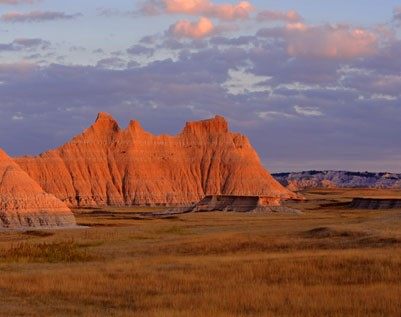
#> input picture c.jpg, 401 x 317 px
$ jupyter execute --allow-errors Panorama.ipynb
#> lines starting #> are read from the running program, lines starting #| are printed output that depends on the picture
#> (a cell that did not finish here is left out)

[cell 2]
import cv2
import numpy as np
from google.colab.patches import cv2_imshow
import random

[cell 3]
def run_sift(img):
  im_gray = cv2.cvtColor(img,cv2.COLOR_BGR2GRAY)
  sift = cv2.xfeatures2d.SIFT_create()
  kp , dest = sift.detectAndCompute(img,None)
  kp_img = cv2.drawKeypoints(im_gray,kp,None)
  return kp_img,kp,dest

[cell 4]
def match(dest1,dest2):
  bf = cv2.BFMatcher()
  matches = bf.knnMatch(dest1,dest2,k=2)
  matches = sorted(matches,key=lambda x:x[0].distance/x[1].distance)
  mymatch=[]
  for i,j in matches:
    if i.distance < 0.75 * j.distance:
      mymatch.append(i)
  return mymatch

[cell 5]
def getPerspectiveTransformMatrix(p1, p2):
    matrixIndex = 0
    #A = np.zeros((8, 9))

    A=[]

    # print(p1)
    # print(p1[0][1])
    # print(p2)
    for i in range(0, len(p1)):
        # [14 lines of commented-out code are left out]

        x, y = p1[i][0], p1[i][1]
        u, v = p2[i][0], p2[i][1]
        A.append([x, y, 1, 0, 0, 0, -u*x, -u*y, -u])
        A.append([0, 0, 0, x, y, 1, -v*x, -v*y, -v])
    A = np.asarray(A)
    U, s, V = np.linalg.svd(A)
    L = V[-1:]/V[-1,-1]
    matrix = L.reshape(3, 3)
    return matrix

[cell 6]
def fitHomoMat(pointB,pointA):

        dstPoints = pointA
        srcPoints = pointB

        # RANSAC algorithm, selecting the best fit homography
        NumSample = len(pointA)
        threshold = 5.0
        NumIter = 8000
        NumRamdomSubSample = 4
        MaxInlier = 0
        Best_H = None

        for run in range(NumIter):
            SubSampleIdx = random.sample(range(NumSample), NumRamdomSubSample) # get the Index of ramdom sampling
            H = getPerspectiveTransformMatrix(srcPoints[SubSampleIdx], dstPoints[SubSampleIdx])

            # find the best Homography have the the maximum number of inlier
            NumInlier = 0
            for i in range(NumSample):
                if i not in SubSampleIdx:
                    concateCoor = np.hstack((srcPoints[i], [1]))
                    dstCoor = H @ concateCoor.T
                    if dstCoor[2] <= 1e-8:
                        continue
                    dstCoor = dstCoor / dstCoor[2]
                    if (np.linalg.norm(dstCoor[:2] - dstPoints[i]) < threshold):
                        NumInlier = NumInlier + 1
            if (MaxInlier < NumInlier):
                MaxInlier = NumInlier
                Best_H = H

        #print("The Number of Maximum Inlier:", MaxInlier)

        return Best_H

[cell 7]
def alignimg(im1,im2,kp1,kp2,myMatch):
  pointA = np.float32([kp1[i.queryIdx].pt for i in myMatch]).reshape(-1,1,2)
  pointB = np.float32([kp2[i.trainIdx].pt for i in myMatch]).reshape(-1,1,2)

  #H,mask = cv2.findHomography(pointA,pointB,cv2.RANSAC)

  pointA = np.float32([kp1[i.queryIdx].pt for i in myMatch]).reshape(-1,2)
  pointB = np.float32([kp2[i.trainIdx].pt for i in myMatch]).reshape(-1,2)

  H,mask = cv2.findHomography(pointA,pointB,cv2.RANSAC)

  my1H = fitHomoMat(pointA,pointB)
  myH = getPerspectiveTransformMatrix(pointA,pointB)
  #M = cv2.getAffineTransform(pointA,pointB)
  print(H)
  print(myH)
  print(my1H)
  result = cv2.warpPerspective(im2,my1H,(im2.shape[1]+im1.shape[1],im2.shape[0]))
  #cv2_imshow(result)
  result[0:im1.shape[0],0:im1.shape[1]] = im1
  return result

[cell 8]
#right
im2 = cv2.imread('./c.jpg')
#> im2 is the input picture: shape (317, 401, 3); mean B, G, R 93.5, 100.8, 137.5
#left
im1 = cv2.imread('./b.jpg')
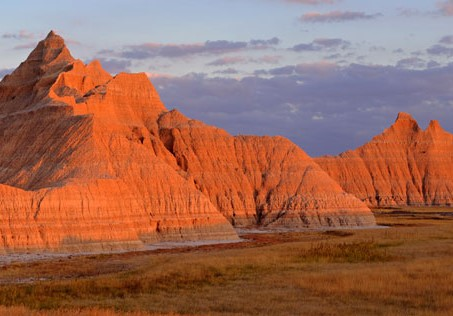
#> input picture b.jpg, 453 x 316 px
#> im1 is the input picture: shape (316, 453, 3); mean B, G, R 87.2, 105.2, 156.8

#im2 = cv2.resize(im2,None,fx=0.5,fy=0.5)

im2 = cv2.resize(im2,None,fx=1,fy=1)
im1 = cv2.resize(im1,(im2.shape[1],im2.shape[0]))
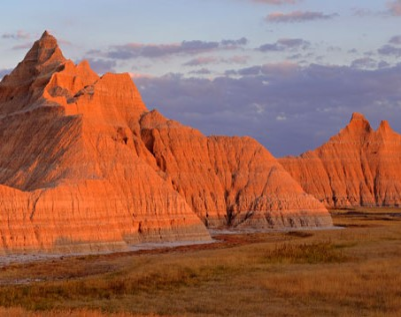
#> im1: shape (317, 401, 3); mean B, G, R 87.1, 105.1, 156.7

#right
kpimg1,kp1,dest1 = run_sift(im2)
#> in run_sift, `im_gray = cv2.cvtColor(img,cv2.COLOR_BGR2GRAY)`:
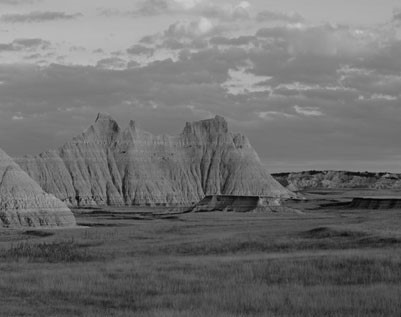
#> im_gray: shape (317, 401); min 3, max 205, mean 110.9
#> in run_sift, `kp , dest = sift.detectAndCompute(img,None)`: kp = 347 keypoints; strongest (x, y, size): (77, 198, 3), (274, 175, 3.2), (358, 174, 3), (387, 175, 2)
#> in run_sift, `kp_img = cv2.drawKeypoints(im_gray,kp,None)`:
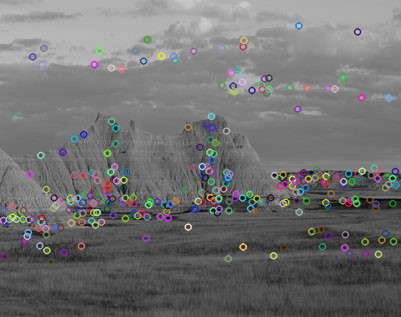
#> kp_img: shape (317, 401, 3); mean of channels 0, 1, 2 113, 112.8, 112.9; drawn as B, G, R
#> kp1 has the same summary as kp in run_sift
#left
kpimg2,kp2,dest2 = run_sift(im1)
#> in run_sift (call 2), `im_gray = cv2.cvtColor(img,cv2.COLOR_BGR2GRAY)`:
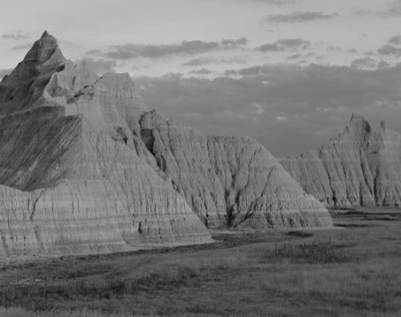
#> im_gray: shape (317, 401); min 8, max 212, mean 118.4
#> in run_sift (call 2), `kp , dest = sift.detectAndCompute(img,None)`: kp = 425 keypoints; strongest (x, y, size): (45, 34, 3.6), (125, 140, 3.1), (61, 68, 4), (334, 199, 3)
#> in run_sift (call 2), `kp_img = cv2.drawKeypoints(im_gray,kp,None)`:
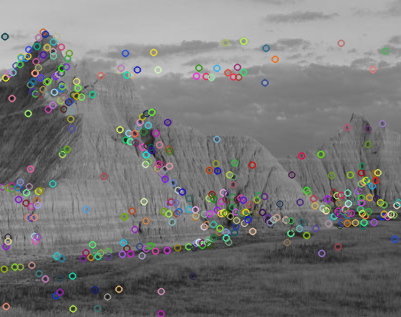
#> kp_img: shape (317, 401, 3); mean of channels 0, 1, 2 119.6, 120.1, 120.1; drawn as B, G, R
#> kp2 has the same summary as kp in run_sift

cv2_imshow(kpimg2)

[cell 9]
cv2_imshow(kpimg1)
#cv2_imshow(dest1)

[cell 10]
myMatch = match(dest1 , dest2)
#> in match, `matches = bf.knnMatch(dest1,dest2,k=2)`: matches = 347 matches
#> after the loop in match, `for i,j in matches:`: mymatch = 72 matches
#> myMatch = 72 matches
selectMatchimg = cv2.drawMatches(im2,kp1,im1,kp2,myMatch,None,flags=2)
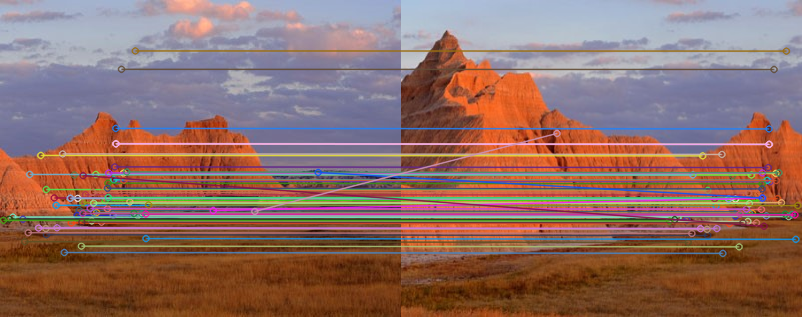
#> selectMatchimg: shape (317, 802, 3); mean B, G, R 102.3, 109.8, 143.3
cv2_imshow(selectMatchimg)

[cell 11]
result = alignimg(im1,im2,kp1,kp2,myMatch)
#> in alignimg, `pointA = np.float32([kp1[i.queryIdx].pt for i in myMatch]).reshape(-1,..`: pointA = 72 rows, first 8: [84.99, 194.1], [63.83, 252], [78.77, 210], [55.7, 204.8], [45.77, 189], [70.72, 222.4], [22.42, 218.7], [106.9, 208.3]
#> in alignimg, `pointB = np.float32([kp2[i.trainIdx].pt for i in myMatch]).reshape(-1,..`: pointB = 72 rows, first 8: [340.9, 194.7], [321.3, 252.9], [336.2, 211.3], [314.6, 205.3], [306.3, 189.9], [328.1, 223.2], [285.4, 219.4], [360, 209]
#> in alignimg, `pointA = np.float32([kp1[i.queryIdx].pt for i in myMatch]).reshape(-1,2)`: pointA = 72 pairs, first value 2.89 to 317.7, second value 50.44 to 252
#> in alignimg, `pointB = np.float32([kp2[i.trainIdx].pt for i in myMatch]).reshape(-1,2)`: pointB = 72 pairs, first value 155.6 to 396.4, second value 50.64 to 252.9
#> in alignimg, `H,mask = cv2.findHomography(pointA,pointB,cv2.RANSAC)`: H = [[0.896, 0.000692, 265.5], [0.00566, 1.01, -0.67], [2.59e-05, 3.19e-06, 1]]; mask = 72 values, max 1 at index 0, min 0 at index 67, mean 0.931
#> in fitHomoMat, `dstPoints = pointA`: dstPoints has the same summary as pointB in alignimg
#> in fitHomoMat, `srcPoints = pointB`: srcPoints has the same summary as pointA in alignimg
#> in fitHomoMat, `NumSample = len(pointA)`: NumSample = 72
#> after the loop in fitHomoMat, `for run in range(NumIter):`: MaxInlier = 64
#> in alignimg, `my1H = fitHomoMat(pointA,pointB)`: my1H = [[0.845, -0.0221, 266.7], [-0.01, 0.977, 2.42], [-7.98e-05, -6.29e-05, 1]]
#> in alignimg, `myH = getPerspectiveTransformMatrix(pointA,pointB)`: myH = [[-0.532, -1.19, 357.1], [-0.351, -0.229, 117.6], [-0.00184, -0.00312, 1]]
#| [[ 8.95699778e-01  6.92285708e-04  2.65498017e+02]
#|  [ 5.66238227e-03  1.00688929e+00 -6.69980591e-01]
#|  [ 2.58783760e-05  3.19015818e-06  1.00000000e+00]]
#| [[-5.32170998e-01 -1.19247285e+00  3.57139075e+02]
#|  [-3.51035892e-01 -2.28844497e-01  1.17615482e+02]
#|  [-1.83644244e-03 -3.12361882e-03  1.00000000e+00]]
#| [[ 8.45156141e-01 -2.21336777e-02  2.66673457e+02]
#|  [-1.00291118e-02  9.77107673e-01  2.41603322e+00]
#|  [-7.97900648e-05 -6.28939356e-05  1.00000000e+00]]
#> in alignimg, `result = cv2.warpPerspective(im2,my1H,(im2.shape[1]+im1.shape[1],im2.s..`:
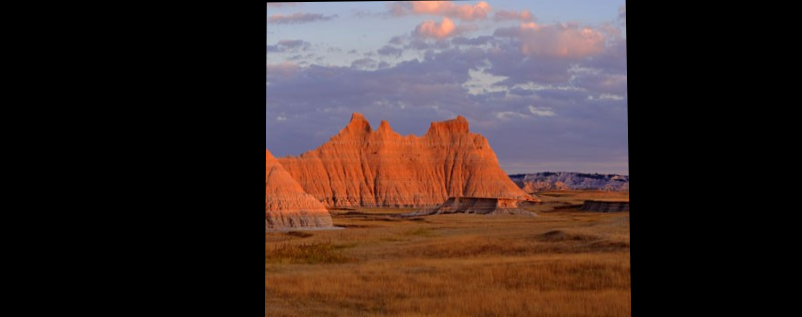
#> result: shape (317, 802, 3); mean B, G, R 42.1, 45.4, 62
#> in alignimg, `result[0:im1.shape[0],0:im1.shape[1]] = im1`:
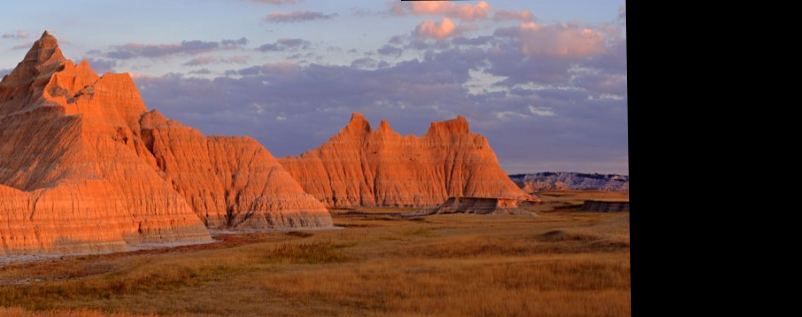
#> result: shape (317, 802, 3); mean B, G, R 70.1, 80.5, 116
cv2_imshow(result)
cv2.imwrite('middle.jpg', result)
#> Out = True

[cell 12]
#right
im2 = cv2.imread('./middle.jpg')
#left
im1 = cv2.imread('./a.jpg')
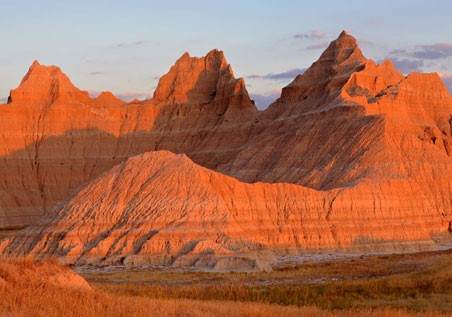
#> input picture a.jpg, 452 x 317 px
#> im1 is the input picture: shape (317, 452, 3); mean B, G, R 82.4, 108.8, 170.4

#> (the rest of this cell did not finish here and is left out)
